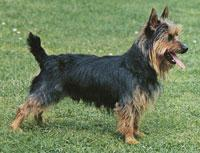
%> input picture Image Processing/test_functions/dog5.jpg, 200 x 153 px
$ octave color_test.m   (GNU Octave 9; MATLAB toolbox functions it lacks are replaced by stand-ins)
%> lines starting %> are read from the running program, lines starting %| are printed output that depends on the picture; in (x1, y1, x2, y2) boxes, pixels count from 0 and x2, y2 are one past the last pixel; in counts of white or black regions, pixels touching at a corner belong together; the program's own positions count from 1
image = imread('dog5.jpg');
%> image is the input picture: size 153x200x3 uint8; mean R, G, B 112.5, 128.8, 93.6
figure, imshow(image);
r = image(:,:,1);
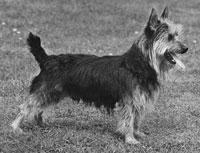
%> r: size 153x200 uint8; min 0, max 252, mean 112.5
g = image(:,:,2);
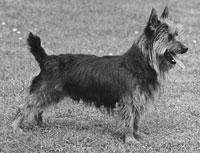
%> g: size 153x200 uint8; min 6, max 244, mean 128.8
b = image(:,:,3);
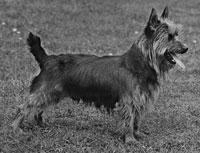
%> b: size 153x200 uint8; min 0, max 212, mean 93.6
greeness = double(g) - max(double(r), double(b));
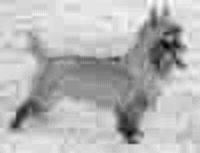
%> greeness: size 153x200 double; min -55, max 42, mean 14.5; drawn with min black and max white
mask = greeness < 20;
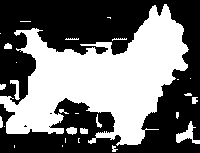
%> mask: size 153x200 logical; 45.1% white; 28 white regions (14 under 20 px), largest, box (x1, y1, x2, y2) and area: (0, 4, 189, 146) 13058, (176, 121, 200, 144) 212, (10, 80, 20, 100) 89
figure, imagesc(mask);
%> after `imagesc(mask)`:
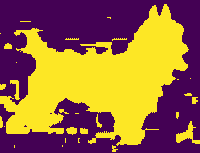
%> displayed picture: size 153x200x3, on the screen's scale of 0 to 255; mean R, G, B 151.5, 104.8, 62.8

$ run again, with Image Processing/test_functions/dog2.jpg copied over Image Processing/test_functions/dog5.jpg
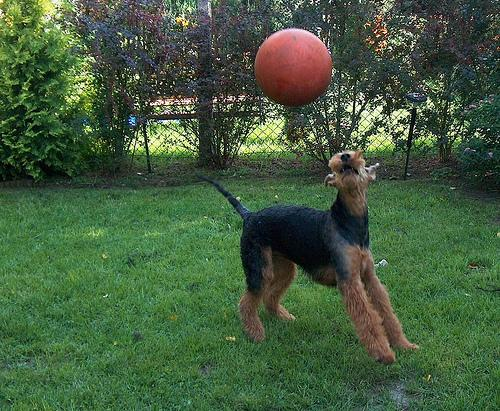
%> input picture Image Processing/test_functions/dog2.jpg, 500 x 411 px
%> image is the input picture: size 411x500x3 uint8; mean R, G, B 68.1, 92.9, 62.6
%> `mask = greeness < 20;`:
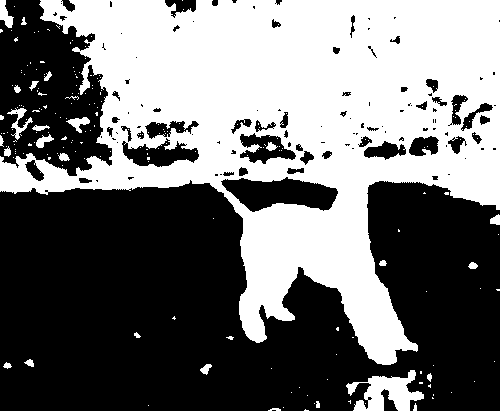
%> mask: size 411x500 logical; 45.1% white; 209 white regions (182 under 20 px), largest, box (x1, y1, x2, y2) and area: (0, 0, 500, 365) 88904, (346, 370, 424, 411) 1628, (7, 108, 33, 140) 250
%> `imagesc(mask)`:
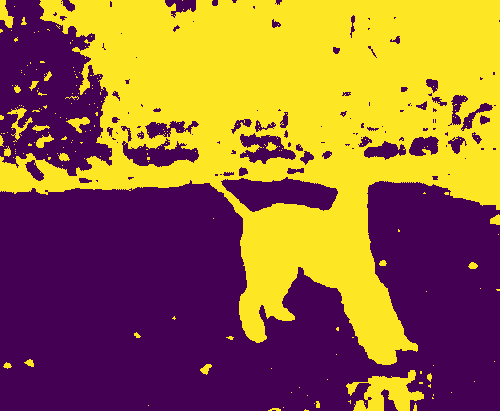
%> displayed picture: size 411x500x3, on the screen's scale of 0 to 255; mean R, G, B 151.4, 104.7, 62.8
